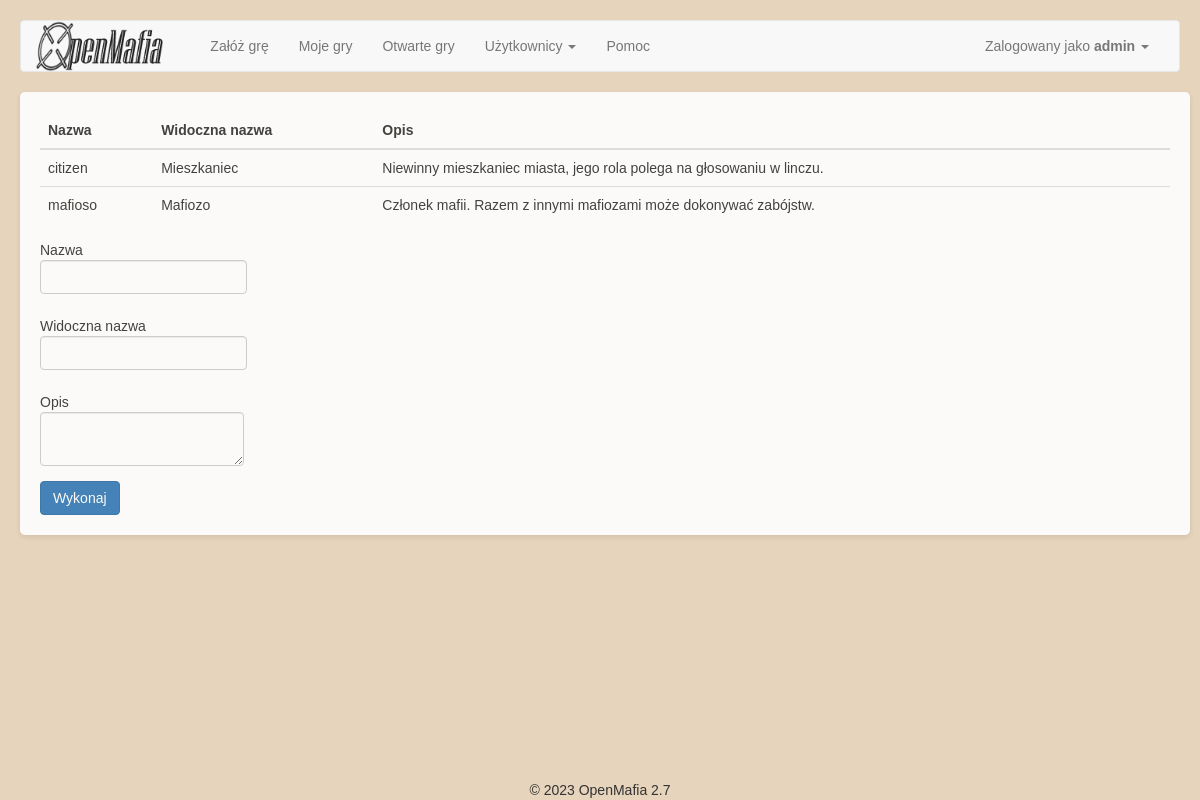
Before: /admin/add_role (signed in) with the older database file.
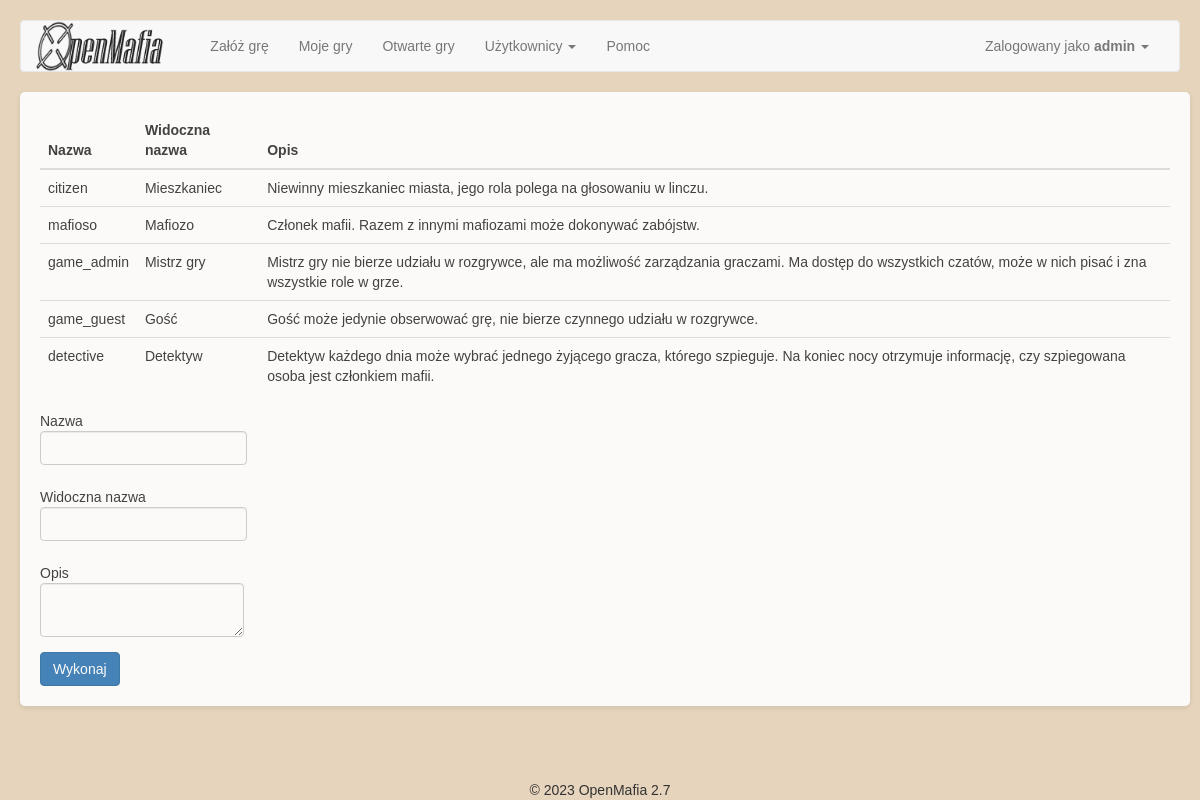
After: the same page with the newer database file.
### app/Engine/DB/models.py (models this page shows)
class Role(db.Model):
    __tablename__ = 'Role'
    id = db.Column(db.Integer, primary_key=True)
    name = db.Column(db.String(100))
    visible_name = db.Column(db.String(500))
    description = db.Column(db.String(500))

### app/AdminPanel/views.py (the view)
@AdminModule.route('add_role', methods=['GET', 'POST'])
@login_required
@administrator_privileges_required
def add_role():
    role_form = RoleForm()
    roles_api = RolesApi()
    if role_form.validate_on_submit():
        role_name = role_form.name.data
        visible_name = role_form.visible_name.data
        description = role_form.description.data
        roles_api.add_role(role_name, visible_name, description)
        flash('Dodano rolę '+role_name, 'alert-success')
    roles = roles_api.list_roles()
    return render_template('AdminModule_addrole.html', role_form=role_form, roles=roles)

### app/AdminPanel/forms.py
class RoleForm(FlaskForm):
    name = StringField(u'Nazwa', validators=[DataRequired()])
    visible_name = StringField(u'Widoczna nazwa', validators=[DataRequired()])
    description = StringField(u'Opis', validators=[DataRequired()], widget=TextArea())

### app/Engine/DB/db_api.py (called while the page is built)
    def list_roles(self):
        return Role.query.all()

### app/views.py (called while the page is built)
@app.before_request
def before_request():
    g.user = current_user

@lm.user_loader
def load_user(id):
    return User.query.get(int(id))

### app/AdminPanel/templates/AdminModule_addrole.html (shortened to what this page needs)
{% extends "base.html" %}
{% import "bootstrap/wtf.html" as wtf %}
{% block styles %}
{{ super() }}
<link rel="stylesheet" type="text/css" href="{{ url_for('SetupGameModule.static', filename='css/datatables.css') }}">
<link rel="stylesheet" type="text/css" href="{{ url_for('SetupGameModule.static', filename='css/styles.css') }}">
{% endblock %}
{%block main_content%}
<table class="table">
  <thead>
    <tr>
      <th scope="col">Nazwa</th>
      <th scope="col">Widoczna nazwa</th>
      <th scope="col">Opis</th>
    </tr>
  </thead>
  <tbody>
  {% for role in roles %}
  <tr>
    <td>{{ role.name }}</td>
    <td>{{ role.visible_name }}</td>
    <td>{{ role.description }}</td>
  </tr>
  {% endfor %}
  </tbody>
</table>
<form method="post" class="form form-horizontal" name="addrole">
                {{ wtf.form_field(role_form.name) }}
                {{ wtf.form_field(role_form.visible_name) }}
                {{ wtf.form_field(role_form.description) }}
                <div class="form-actions">
                    <button name="action" type="submit" class="btn btn-primary">Wykonaj</button>
                </div>
            </form>
{%endblock%}

Changed rows visible on the page:
added Role: name "game_admin", visible_name "Mistrz gry", description "Mistrz gry nie bierze udziału w rozgrywce, ale ma możliwość zarządzania graczami. Ma dostęp do wszystkich czatów, może w nich pisać i zna wszystkie role w grze."
added Role: name "game_guest", visible_name "Gość", description "Gość może jedynie obserwować grę, nie bierze czynnego udziału w rozgrywce."
added Role: name "detective", visible_name "Detektyw", description "Detektyw każdego dnia może wybrać jednego żyjącego gracza, którego szpieguje. Na koniec nocy otrzymuje informację, czy szpiegowana osoba jest członkiem mafii."
